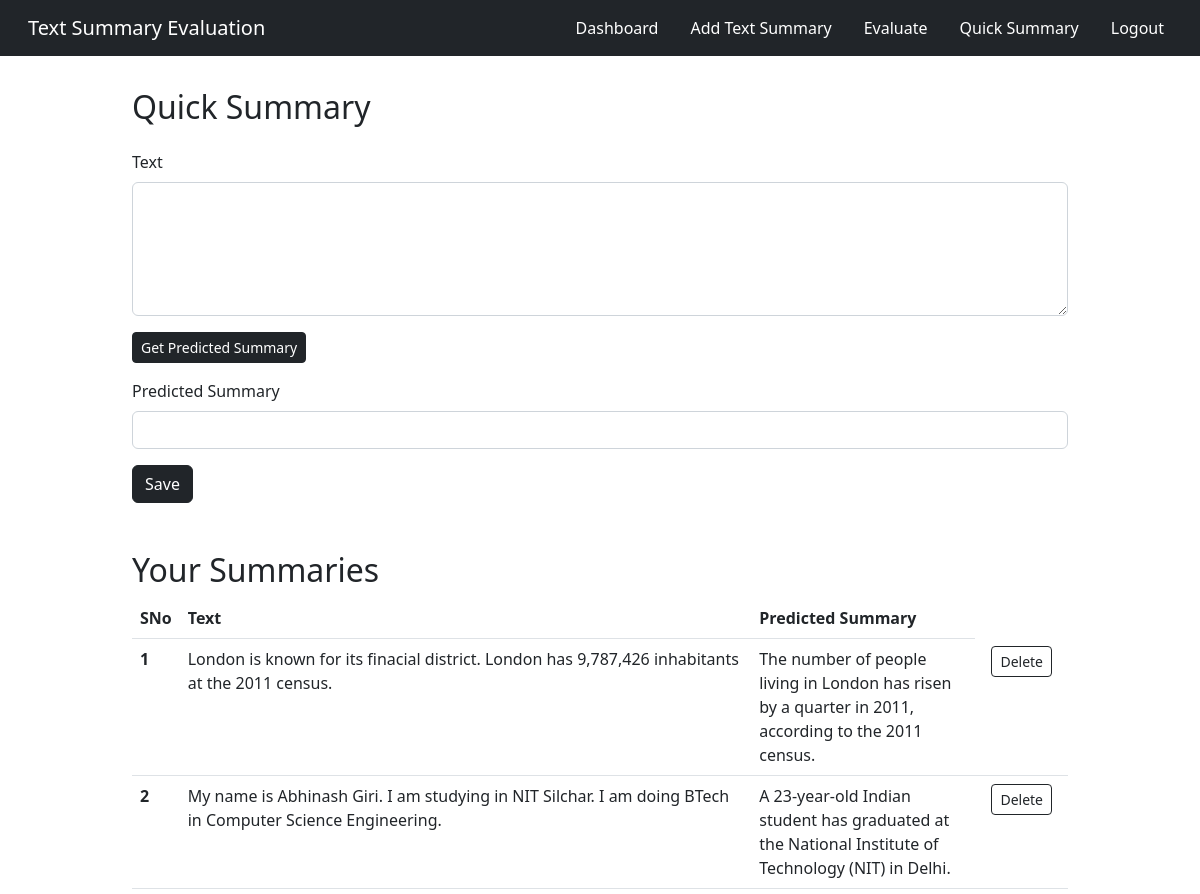
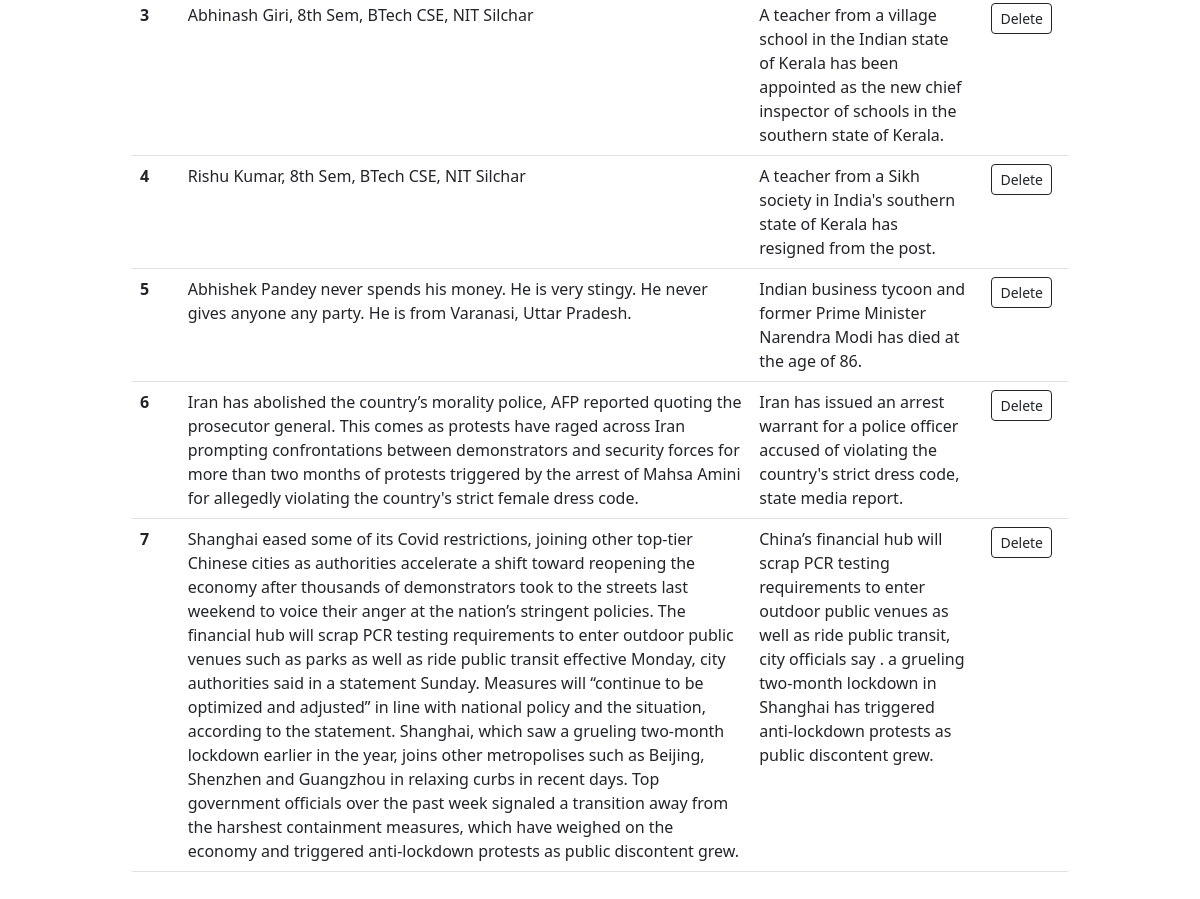
The page /quick_summary (signed in) on the database as committed earlier (2 pictures, top to bottom).
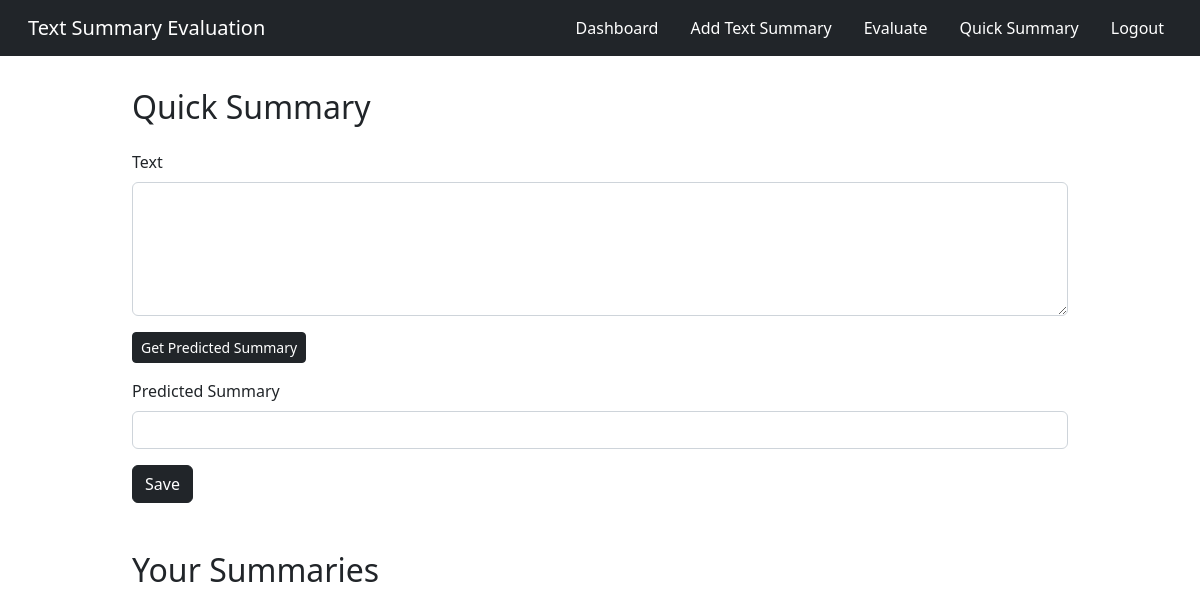
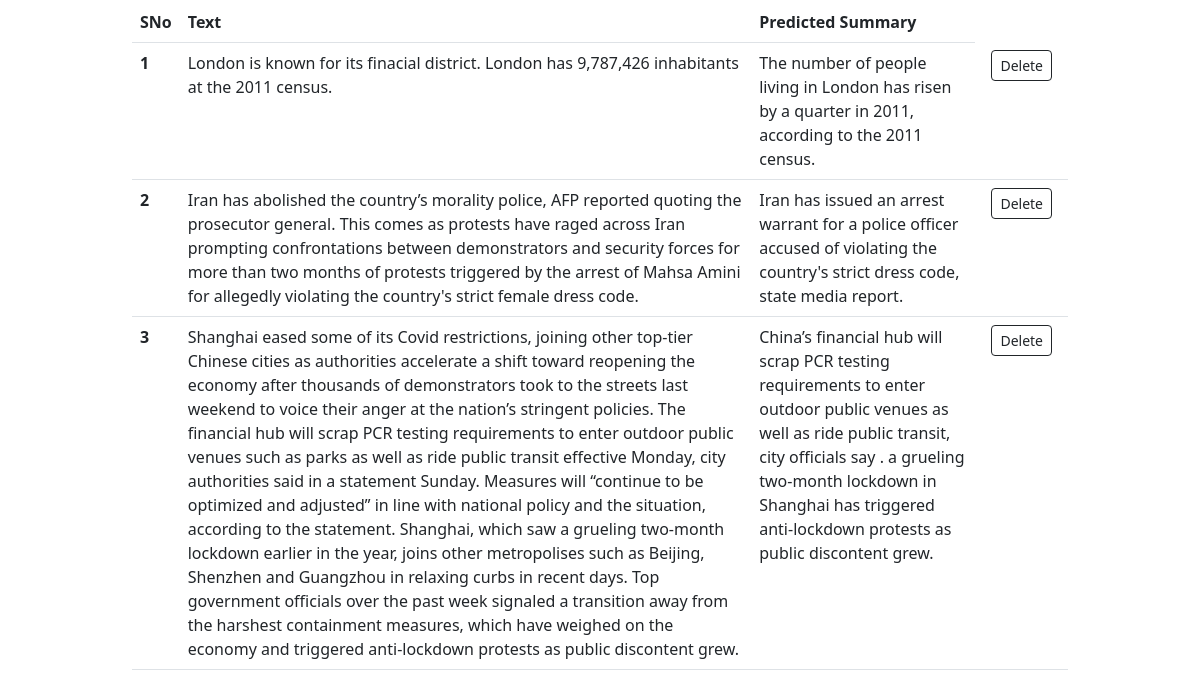
The same page on the database as committed later (2 pictures, top to bottom).
### app.py (models this page shows, shortened)
class QuickSummary(db.Model):
    sno = db.Column(db.Integer, primary_key=True)
    text = db.Column(db.String(10000), nullable=False)
    predicted_summary = db.Column(db.String(1000), nullable=False)
    user_id = db.Column(db.Integer, nullable=False)
    date_created = db.Column(db.DateTime, default=datetime.utcnow)

### app.py (the view, shortened to what this page needs)
@app.route('/quick_summary', methods=['GET', 'POST'])
@login_required
def quick_summary():
    allQuickSummary = QuickSummary.query.filter_by(user_id=current_user.id).all()
    return render_template('quick_summary.html', allQuickSummary=allQuickSummary)

### app.py (called while the page is built)
@login_manager.user_loader
def load_user(user_id):
    return User.get(user_id)

    def get(id):
        return User.query.filter_by(id=id).first()

### templates/quick_summary.html (shortened to what this page needs)
<!doctype html>
<html lang="en">
<head>
    <link href="https://cdn.jsdelivr.net/npm/bootstrap@5.2.1/dist/css/bootstrap.min.css" rel="stylesheet"
>
</head>
<body>
{% extends 'base2.html' %}
{% block body %}
    <div class="container">
        <h2>Quick Summary</h2>
        <form class="form" action="{{url_for('quick_summary')}}" method="POST">
            <div class="mb-3">
                <label for="text" class="form-label">Text</label>
                <textarea class="form-control" rows="5" name="text">{{text}}</textarea>
            </div>
            <button type="submit" class="btn btn-dark btn-sm" name="get_predicted_summary">Get Predicted Summary</button>
            <div class="mb-3">
                <label for="predicted_summary" class="form-label">Predicted Summary</label>
                <input type="text" class="form-control" name="predicted_summary" value="{{predicted_summary}}" readonly>
            </div>
            <button type="submit" class="btn btn-dark mb-3" name="submit" formaction="{{url_for('save_quick_summary')}}">Save</button>
        </form>
    </div>
    <div class="container">
        <h2>Your Summaries</h2>
        {% if allQuickSummary|length == 0%}
            <div class="alert alert-dark" role="alert">
                No record
            </div>
        {% else %}
            <table class="table">
                <thead>
                    <tr>
                        <th scope="col">SNo</th>
                        <th scope="col">Text</th>
                        <th scope="col">Predicted Summary</th>
                    </tr>
                </thead>
                <tbody>
                    {% for quick_summary in allQuickSummary %}
                        <tr>
                            <th scope="row">{{loop.index}}</th>
                            <td>{{quick_summary.text}}</td>
                            <td>{{quick_summary.predicted_summary}}</td>
                            <td>
                                <a href="/quick_summary/delete/{{quick_summary.sno}}" type="button" class="btn btn-outline-dark btn-sm mx-2">Delete</button>
                            </td>
                        </tr>
                    {% endfor %}
                </tbody>
            </table>
        {% endif %}
    </div>
{% endblock body %}

### templates/base2.html (shortened to what this page needs)
<!doctype html>
<html lang="en">
<head>
    <link href="https://cdn.jsdelivr.net/npm/bootstrap@5.2.1/dist/css/bootstrap.min.css" rel="stylesheet"
>
</head>
<body>
    <nav class="navbar navbar-expand navbar-dark bg-dark">
        <div class="container-fluid">
            <a class="navbar-brand ms-3">Text Summary Evaluation</a>
            <div class="collapse navbar-collapse" id="navbarSupportedContent">
                <ul class="navbar-nav ms-auto mb-2 mb-lg-0">
                    <li class="nav-item ms-3">
                        <a class="nav-link active" aria-current="page" href="{{url_for('dashboard')}}">Dashboard</a>
                    </li>
                    <li class="nav-item ms-3">
                        <a class="nav-link active" aria-current="page" href="{{url_for('textsum')}}">Add Text Summary</a>
                    </li>
                    <li class="nav-item ms-3">
                        <a class="nav-link active" aria-current="page" href="{{url_for('evaluate')}}">Evaluate</a>
                    </li>
                    <li class="nav-item ms-3">
                        <a class="nav-link active" aria-current="page" href="{{url_for('quick_summary')}}">Quick Summary</a>
                    </li>
                    <li class="nav-item ms-3 me-3">
                        <a class="nav-link active" aria-current="page" href="{{url_for('logout')}}">Logout</a>
                    </li>
                </ul>
            </div>
        </div>
    </nav>
{% block body %}
{% endblock body %}
</body>
</html>

### templates/quick_summary.html (style rules this page uses)
.container { margin: 2rem 2rem 2rem 2rem; max-width: 80% !important; }
label { padding-top: 1rem; }

Rows that differ between the two databases and show on the page:
removed QuickSummary: text "My name is Abhinash Giri. I am studying in NIT Silchar. I am doing BTech in Computer Science Engineering.", predicted_summary "A 23-year-old Indian student has graduated at the National Institute of Technology (NIT) in Delhi."
removed QuickSummary: text "Abhinash Giri, 8th Sem, BTech CSE, NIT Silchar", predicted_summary "A teacher from a village school in the Indian state of Kerala has been appointed as the new chief inspector of schools in the southern state of Kerala."
removed QuickSummary: text "Rishu Kumar, 8th Sem, BTech CSE, NIT Silchar", predicted_summary "A teacher from a Sikh society in India's southern state of Kerala has resigned from the post."
removed QuickSummary: text "Abhishek Pandey never spends his money. He is very stingy. He never gives anyone any party. He is from Varanasi, Uttar Pradesh.", predicted_summary "Indian business tycoon and former Prime Minister Narendra Modi has died at the age of 86."
